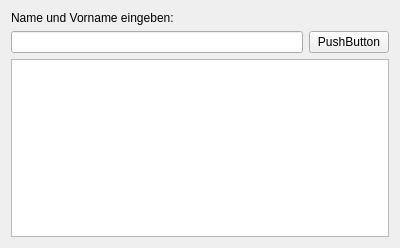
<?xml version="1.0" encoding="UTF-8"?>
<ui version="4.0">
 <class>searchUser</class>
 <widget class="QWidget" name="searchUser">
  <property name="geometry">
   <rect>
    <x>0</x>
    <y>0</y>
    <width>400</width>
    <height>248</height>
   </rect>
  </property>
  <property name="windowTitle">
   <string>Form</string>
  </property>
  <layout class="QGridLayout" name="gridLayout">
   <item row="0" column="0" colspan="2">
    <widget class="QLabel" name="label">
     <property name="text">
      <string>Name und Vorname eingeben:</string>
     </property>
    </widget>
   </item>
   <item row="1" column="0">
    <widget class="QLineEdit" name="lineSearchUser"/>
   </item>
   <item row="1" column="1">
    <widget class="QPushButton" name="searchUsers">
     <property name="text">
      <string>PushButton</string>
     </property>
    </widget>
   </item>
   <item row="2" column="0" colspan="2">
    <widget class="QListView" name="listUsers"/>
   </item>
  </layout>
 </widget>
 <resources/>
 <connections/>
</ui>
